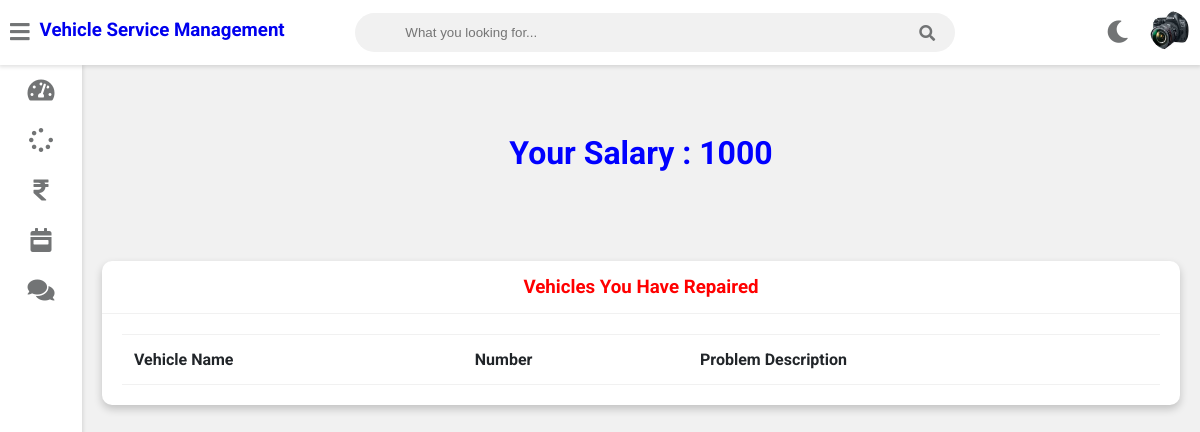
The app's page /mechanic-salary (signed in) with its own data.
### vehicle/models.py (models this page shows, shortened)
class Mechanic(models.Model):
    user=models.OneToOneField(User,on_delete=models.CASCADE)
    profile_pic= models.ImageField(upload_to='profile_pic/MechanicProfilePic/',null=True,blank=True)
    address = models.CharField(max_length=40)
    mobile = models.CharField(max_length=20,null=False)
    skill = models.CharField(max_length=500,null=True)
    salary=models.PositiveIntegerField(null=True)
    status=models.BooleanField(default=False)

### vehicle/views.py (the view)
# urls.py: path('mechanic-salary', views.mechanic_salary_view,name='mechanic-salary'),
@login_required(login_url='mechaniclogin')
@user_passes_test(is_mechanic)
def mechanic_salary_view(request):
    mechanic=models.Mechanic.objects.get(user_id=request.user.id)
    workdone=models.Request.objects.all().filter(mechanic_id=mechanic.id).filter(Q(status="Repairing Done") | Q(status="Released"))
    return render(request,'vehicle/mechanic_salary.html',{'workdone':workdone,'mechanic':mechanic})

### vehicle/views.py (called while the page is built)
def is_mechanic(user):
    return user.groups.filter(name='MECHANIC').exists()

### templates/vehicle/mechanic_salary.html (shortened to what this page needs)
{% extends 'vehicle/mechanicbase.html' %}
{% block content %}
{% load static %}
	<div class="wrapper">
<br><br>
    <h1 style="text-align:center;color:blue;">Your Salary : {{mechanic.salary}}</h1><br><br><br>
		<div class="row">
			<div class="col-12 col-m-12 col-sm-12">
				<div class="card">
					<div class="card-header">
						<h3 style="color:red; text-align:center" >Vehicles You Have Repaired
						</h3>
					</div>
					<div class="card-content">
						<table>
							<thead>
                <tr>
                  <th>Vehicle Name</th>
                  <th>Number</th>
                  <th>Problem Description</th>
                </tr>
							</thead>
						</table>
					</div>
				</div>
			</div>
		</div>
<br><br><br><br><br><br><br><br><br><br><br><br><br><br><br><br>
	</div>
{% endblock content %}

### templates/vehicle/mechanicbase.html (shortened to what this page needs)
<!DOCTYPE html>
{% load static %}
<html>
<head>
	<link rel="stylesheet" type="text/css" href="https://cdnjs.cloudflare.com/ajax/libs/Chart.js/2.9.3/Chart.min.css">
	<link rel="stylesheet" type="text/css" href="{% static "fontawesome-free/css/all.min.css" %}">
	<link rel="stylesheet" type="text/css" href="{% static "style.css" %}">
</head>
<body class="overlay-scrollbar">
	<div class="navbar">
		<ul class="navbar-nav">
			<li class="nav-item">
				<a class="nav-link">
					<i class="fas fa-bars" onclick="collapseSidebar()"></i>
				</a>
			</li>
			<li class="nav-item">
				<a style="text-decoration:none;"href="/mechanic-dashboard"><h3>Vehicle Service Management</h3></a>
			</li>
		</ul>
		<form class="navbar-search">
			<input type="text" name="Search" class="navbar-search-input" placeholder="What you looking for...">
			<i class="fas fa-search"></i>
		</form>
		<ul class="navbar-nav nav-right">
			<li class="nav-item mode">
				<a class="nav-link" href="#" onclick="switchTheme()">
					<i class="fas fa-moon dark-icon"></i>
				</a>
			</li>
			<li class="nav-item avt-wrapper">
				<div class="avt dropdown">
					<img src="{% static mechanic.profile_pic.url %} " alt="User image" class="dropdown-toggle" data-toggle="user-menu">
				</div>
			</li>
		</ul>
	</div>
	<div class="sidebar">
		<ul class="sidebar-nav">
			<li class="sidebar-nav-item">
				<a href="/mechanic-dashboard" class="sidebar-nav-link">
					<div>
						<i class="fas fa-tachometer-alt"></i>
					</div>
				</a>
			</li>
			<li  class="sidebar-nav-item">
				<a href="/mechanic-work-assigned" class="sidebar-nav-link">
					<div>
						<i class="fas fa-spinner"></i>
					</div>
				</a>
			</li>
			<li  class="sidebar-nav-item">
				<a href="/mechanic-salary" class="sidebar-nav-link">
					<div>
						<i class="fas fa-rupee-sign"></i>
					</div>
				</a>
			</li>
			<li  class="sidebar-nav-item">
				<a href="/mechanic-attendance" class="sidebar-nav-link">
					<div>
						<i class="fas fa-calendar-week"></i>
					</div>
				</a>
			</li>
			<li  class="sidebar-nav-item">
				<a href="/mechanic-feedback" class="sidebar-nav-link">
					<div>
					<i class="fas fa-comments"></i>
					</div>
				</a>
			</li>
		</ul>
	</div>
<div>
	<div class="content">
		{% block content %}
		{% endblock content %}
	</div>
</div>
</body>
</html>

### static/style.css (style rules this page uses)
:root { --primary-color: #4834d4; --success-color: #6ab04c; --warning-color: #f0932b; --danger-color: #eb4d4b; --light-color: #212529; --light-second-color: #727475; --light-background: #ffffff; --light-second-background: #f1f1f1; --dark-color: #909090; --dark-second-color: #f5f6fa; --dark-background: #23242D; --dark-second-background: #181818; }
.light { --main-bg-color: var(--light-background); --second-bg-color: var(--light-second-background); --main-color: var(--light-color); --second-color: var(--light-second-color); }
* { box-sizing: border-box; }
body { font-family: 'Roboto', sans-serif; background: var(--main-bg-color); color: var(--main-color); margin: 0; }
.navbar { display: flex; flex-direction: row; background: var(--main-bg-color); color: var(--main-color); position: fixed; top: 0; right: 0; left: 0; z-index: 101; box-shadow: rgba(0,0,0,0.12) 0px 1px 4px 1px; }
.navbar-nav { list-style: none; display: flex; flex-direction: row; padding-left: 0; margin-bottom: 0; margin-top: 0; }
.nav-link { float: left; text-align: center; padding: 21px 10px; text-decoration: none; font-size: 17px; color: var(--second-color); position: relative; }
.navbar-nav i { font-size: 1.4rem; }
.nav-right { margin-left: auto; }
.navbar-search { position: relative; margin: auto; width: 50%; }
.navbar-search input { background: var(--second-bg-color); border: none; padding: 12px 50px 12px 50px; width: 100%; outline: none; color: var(--main-color); border-radius: 20px; }
.navbar-search i { position: absolute; top: 50%; right: 20px; transform: translateY(-50%); color: var(--second-color); cursor: pointer; }
.avt img { width: 39px; height: 39px; border-radius: 50%; }
.avt { padding: 11px }
.dropdown { position: relative; }
.wrapper { padding: 10px; margin-left: 82px; padding-top: 75px; background: var(--second-bg-color); transition: margin-left .5s; }
.sidebar { width: 82px; height: 100vh; position: fixed; margin-top: 65px; background: var(--main-bg-color); box-shadow: rgba(0,0,0,0.12) 0px 1px 4px 1px; overflow: hidden; z-index: 100; transition: width .5s; }
.sidebar-nav { list-style: none; padding: 0; margin: 0; display: flex; flex-direction: column; align-items: center; height: 100vh; }
.sidebar-nav-item { width: 100%; }
.sidebar-nav-link { display: flex; align-items: center; color: var(--main-color); text-decoration: none; }
.sidebar-nav-link i { font-size: 1.5rem; color: var(--second-color); position: absolute; left: 50%; top: 50%; transform: translate(-50%, -50%); }
.sidebar-nav-link div { min-width: 82px; height: 50px; position: relative; }
.row { display: flex; flex-wrap: wrap; flex-direction: row; }
.row:after, .row:before { box-sizing: border-box; }
[class*="col-"] { padding: 10px; }
@media only screen and (min-width: 600px) { .col-sm-12 { width: 100%; } }
@media only screen and (min-width: 768px) { .col-m-12 { width: 100%; } }
@media only screen and (min-width: 992px) { .col-12 { width: 100%; } }
.card { background: var(--main-bg-color); color: var(--main-color); border-radius: 10px; margin-bottom: 10px; box-shadow: 0 4px 8px 0 rgba(0,0,0,0.2); }
.card-header { padding: 15px 30px; border-bottom: 1px solid var(--second-bg-color); position: relative; }
.card-header h3 { margin: 0; }
.card-content { padding: 20px; overflow-x: auto; }
table { border-collapse: collapse; width: 100%; }
table th { border-top: 1px solid var(--second-bg-color); border-bottom: 1px solid var(--second-bg-color); padding: 15px 12px; text-align: left; }

### records on screen
Mechanic: profile_pic (picture), salary "1000"
